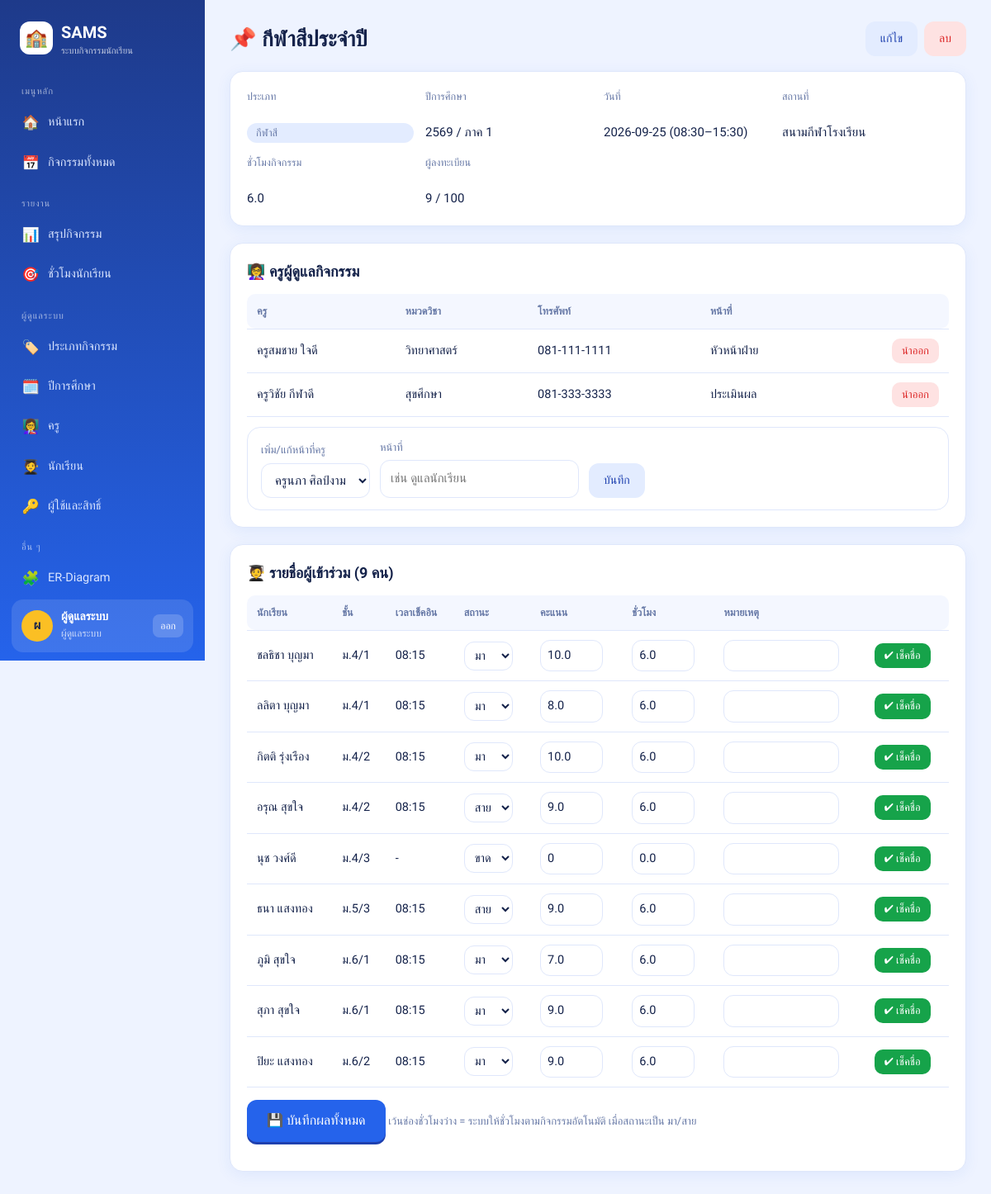
Page /activities/2 (signed in) on the committed database.
### tables this page shows
CREATE TABLE role (
    role_id   INTEGER PRIMARY KEY AUTOINCREMENT,
    role_name TEXT NOT NULL UNIQUE
);

CREATE TABLE activity (
    activity_id      INTEGER PRIMARY KEY AUTOINCREMENT,
    activity_name    TEXT NOT NULL,
    type_id          INTEGER NOT NULL REFERENCES activity_type(type_id),
    year_id          INTEGER NOT NULL REFERENCES academic_year(year_id),
    location         TEXT,
    activity_date    TEXT NOT NULL,
    start_time       TEXT,
    end_time         TEXT,
    max_participants INTEGER NOT NULL DEFAULT 50,
    hours            REAL NOT NULL DEFAULT 1
);

CREATE TABLE activity_type (
    type_id   INTEGER PRIMARY KEY AUTOINCREMENT,
    type_name TEXT NOT NULL UNIQUE
);

CREATE TABLE academic_year (
    year_id   INTEGER PRIMARY KEY AUTOINCREMENT,
    year_name TEXT NOT NULL,
    semester  INTEGER NOT NULL CHECK (semester IN (1,2,3))
);

CREATE TABLE activity_teacher (
    activity_id INTEGER NOT NULL REFERENCES activity(activity_id) ON DELETE CASCADE,
    teacher_id  INTEGER NOT NULL REFERENCES teacher(teacher_id),
    duty        TEXT,
    PRIMARY KEY (activity_id, teacher_id)
);

CREATE TABLE teacher (
    teacher_id   INTEGER PRIMARY KEY AUTOINCREMENT,
    teacher_name TEXT NOT NULL,
    department   TEXT,
    phone        TEXT
);

CREATE TABLE attendance (
    attendance_id INTEGER PRIMARY KEY AUTOINCREMENT,
    reg_id        INTEGER NOT NULL UNIQUE REFERENCES registration(reg_id) ON DELETE CASCADE,
    check_in_time TEXT,
    attend_status TEXT NOT NULL DEFAULT 'absent' CHECK (attend_status IN ('present','late','absent','excused')),
    score         REAL DEFAULT 0,
    hours_earned  REAL DEFAULT 0,
    comment       TEXT
);

CREATE TABLE student (
    student_id INTEGER PRIMARY KEY AUTOINCREMENT,
    first_name TEXT NOT NULL,
    last_name  TEXT NOT NULL,
    grade      TEXT,
    room       TEXT
);

### app.py (the view)
@app.route("/activities/<int:aid>")
@login_required()
def activity_detail(aid):
    a = q(ACT_SQL + " WHERE a.activity_id=?", (aid,), one=True)
    if not a:
        return redirect(url_for("activities"))
    teachers = q("""SELECT t.*, at.duty FROM activity_teacher at JOIN teacher t USING(teacher_id)
                    WHERE at.activity_id=?""", (aid,))
    people = q("""SELECT r.reg_id, r.reg_date, s.student_id, s.first_name, s.last_name, s.grade, s.room,
                  t.check_in_time, t.attend_status, t.score, t.hours_earned, t.comment
                  FROM registration r JOIN student s USING(student_id)
                  LEFT JOIN attendance t USING(reg_id)
                  WHERE r.activity_id=? AND r.reg_status='registered' ORDER BY s.grade, s.room, s.first_name""",
               (aid,))
    all_teachers = q("SELECT * FROM teacher ORDER BY teacher_name")
    my_reg = None
    if g.user["role_name"] == "student":
        my_reg = q("SELECT * FROM registration WHERE activity_id=? AND student_id=?",
                   (aid, g.user["student_id"]), one=True)
    return render_template("activity_detail.html", a=a, teachers=teachers, people=people,
                           all_teachers=all_teachers, manage=can_manage(aid), my_reg=my_reg)

### app.py (called while the page is built)
def db():
    if "db" not in g:
        g.db = sqlite3.connect(DB_PATH)
        g.db.row_factory = sqlite3.Row
        g.db.execute("PRAGMA foreign_keys = ON")
    return g.db

def q(sql, args=(), one=False):
    cur = db().execute(sql, args)
    rows = cur.fetchall()
    return (rows[0] if rows else None) if one else rows

@app.before_request
def load_user():
    g.user = None
    uid = session.get("uid")
    if uid:
        g.user = q("""SELECT u.*, r.role_name,
                      COALESCE(s.first_name||' '||s.last_name, t.teacher_name, 'ผู้ดูแลระบบ') AS display_name
                      FROM user_account u JOIN role r USING(role_id)
                      LEFT JOIN student s USING(student_id) LEFT JOIN teacher t USING(teacher_id)
                      WHERE u.user_id=?""", (uid,), one=True)

def login_required(*roles):
    def deco(fn):
        @wraps(fn)
        def wrapper(*a, **kw):
            if not g.user:
                return redirect(url_for("login", next=request.path))
            if roles and g.user["role_name"] not in roles:
                flash("คุณไม่มีสิทธิ์เข้าถึงหน้านี้", "err")
                return redirect(url_for("dashboard"))
            return fn(*a, **kw)
        return wrapper
    return deco

def can_manage(activity_id):
    if g.user["role_name"] == "admin":
        return True
    if g.user["role_name"] == "teacher":
        return bool(q("SELECT 1 FROM activity_teacher WHERE activity_id=? AND teacher_id=?",
                      (activity_id, g.user["teacher_id"]), one=True))
    return False

### templates/activity_detail.html (shortened to what this page needs)
{% extends 'base.html' %}
{% block body %}
<div class="row" style="justify-content:space-between">
  <h1>📌 {{ a.activity_name }}</h1>
  <div class="row">
    {% if manage %}<a class="btn sec" href="{{ url_for('activity_edit', aid=a.activity_id) }}">แก้ไข</a>
    <form class="inline" method="post" action="{{ url_for('activity_delete', aid=a.activity_id) }}" onsubmit="return confirm('ลบกิจกรรมนี้และข้อมูลการลงทะเบียนทั้งหมด?')"><button class="btn red">ลบ</button></form>{% endif %}
  </div>
</div>
<div class="card">
  <div class="info">
    <div><span class="mute">ประเภท</span><br><span class="tag">{{ a.type_name }}</span></div>
    <div><span class="mute">ปีการศึกษา</span><br>{{ a.year_name }} / ภาค {{ a.semester }}</div>
    <div><span class="mute">วันที่</span><br>{{ a.activity_date }} ({{ a.start_time }}–{{ a.end_time }})</div>
    <div><span class="mute">สถานที่</span><br>{{ a.location }}</div>
    <div><span class="mute">ชั่วโมงกิจกรรม</span><br>{{ a.hours }}</div>
    <div><span class="mute">ผู้ลงทะเบียน</span><br>{{ a.joined }} / {{ a.max_participants }}</div>
  </div>
</div>
<div class="card">
  <h2>👩‍🏫 ครูผู้ดูแลกิจกรรม</h2>
  <table><tr><th>ครู</th><th>หมวดวิชา</th><th>โทรศัพท์</th><th>หน้าที่</th><th></th></tr>
  {% for t in teachers %}<tr><td>{{ t.teacher_name }}</td><td>{{ t.department }}</td><td>{{ t.phone }}</td><td>{{ t.duty }}</td>
    <td class="right">{% if manage %}<form class="inline" method="post" action="{{ url_for('activity_teacher_remove', aid=a.activity_id, tid=t.teacher_id) }}"><button class="btn red sm">นำออก</button></form>{% endif %}</td></tr>
  {% else %}<tr><td colspan="5" class="mute">ยังไม่มีครูผู้ดูแล</td></tr>{% endfor %}</table>
  {% if manage %}
  <form class="bar" method="post" action="{{ url_for('activity_teacher_add', aid=a.activity_id) }}" style="margin:12px 0 0">
    <div><label>เพิ่ม/แก้หน้าที่ครู</label><select name="teacher_id">{% for t in all_teachers %}<option value="{{ t.teacher_id }}">{{ t.teacher_name }}</option>{% endfor %}</select></div>
    <div><label>หน้าที่</label><input name="duty" placeholder="เช่น ดูแลนักเรียน"></div>
    <button class="btn sec">บันทึก</button>
  </form>{% endif %}
</div>
<div class="card">
  <h2>🧑‍🎓 รายชื่อผู้เข้าร่วม ({{ people|length }} คน)</h2>
  {% if manage %}
  <form method="post" action="{{ url_for('attendance_save', aid=a.activity_id) }}">
  <div class="tw"><table>
    <tr><th>นักเรียน</th><th>ชั้น</th><th>เวลาเช็คอิน</th><th>สถานะ</th><th>คะแนน</th><th>ชั่วโมง</th><th>หมายเหตุ</th><th></th></tr>
    {% for p in people %}{% set k = p.reg_id %}
    <tr>
      <td>{{ p.first_name }} {{ p.last_name }}</td><td>{{ p.grade }}/{{ p.room }}</td><td>{{ p.check_in_time or '-' }}</td>
      <td><select name="status_{{ k }}">{% for v, l in ATTEND_LABEL.items() %}<option value="{{ v }}" {{ 'selected' if (p.attend_status or 'absent') == v }}>{{ l }}</option>{% endfor %}</select></td>
      <td><input type="number" step="0.5" min="0" name="score_{{ k }}" value="{{ p.score or 0 }}"></td>
      <td><input type="number" step="0.5" min="0" name="hours_{{ k }}" value="{{ p.hours_earned if p.hours_earned is not none else '' }}" placeholder="อัตโนมัติ"></td>
      <td><input type="text" name="comment_{{ k }}" value="{{ p.comment or '' }}"></td>
      <td><button class="btn sm ok" formaction="{{ url_for('quick_checkin', aid=a.activity_id, reg_id=k) }}">✔ เช็คชื่อ</button></td>
    </tr>
    {% else %}<tr><td colspan="8" class="mute">ยังไม่มีผู้ลงทะเบียน</td></tr>{% endfor %}
  </table></div>
  {% if people %}<p><button class="btn lg">💾 บันทึกผลทั้งหมด</button>
  <span class="mute" style="font-size:13px">เว้นช่องชั่วโมงว่าง = ระบบให้ชั่วโมงตามกิจกรรมอัตโนมัติ เมื่อสถานะเป็น มา/สาย</span></p>{% endif %}
  </form>
  {% endif %}
</div>
{% endblock %}

### templates/base.html (shortened to what this page needs)
<!doctype html>
<html lang="th">
<head>
<link rel="stylesheet" href="{{ url_for('static', filename='style.css') }}">
</head>
<body>
{% macro item(ep, icon, text, kind=None) %}
  {% set href = url_for(ep, kind=kind) if kind else url_for(ep) %}
  <a class="nav {{ 'on' if request.path == href }}" href="{{ href }}"><span>{{ icon }}</span>{{ text }}</a>
{% endmacro %}
{% if g.user %}
<div class="shell">
<aside class="side" id="side">
  <div class="logo"><i>🏫</i><div>SAMS<small>ระบบกิจกรรมนักเรียน</small></div></div>
  <div class="grp">เมนูหลัก</div>
  {{ item('dashboard', '🏠', 'หน้าแรก') }}
  {{ item('activities', '📅', 'กิจกรรมทั้งหมด') }}
  {% if g.user.role_name in ('admin','teacher') %}
    <div class="grp">รายงาน</div>
    {{ item('report_activities', '📊', 'สรุปกิจกรรม') }}
    {{ item('report_students', '🎯', 'ชั่วโมงนักเรียน') }}
  {% endif %}
  {% if g.user.role_name == 'admin' %}
    <div class="grp">ผู้ดูแลระบบ</div>
    {{ item('master', '🏷️', 'ประเภทกิจกรรม', 'types') }}
    {{ item('master', '🗓️', 'ปีการศึกษา', 'years') }}
    {{ item('master', '👩‍🏫', 'ครู', 'teachers') }}
    {{ item('master', '🧑‍🎓', 'นักเรียน', 'students') }}
    {{ item('users', '🔑', 'ผู้ใช้และสิทธิ์') }}
  {% endif %}
  <div class="grp">อื่น ๆ</div>
  {{ item('er', '🧩', 'ER-Diagram') }}
  <div class="me">
    <div class="av">{{ (g.user.display_name or g.user.username)[0]|upper }}</div>
    <div><b>{{ g.user.display_name or g.user.username }}</b><small>{{ {'admin':'ผู้ดูแลระบบ','teacher':'ครูผู้ดูแล','student':'นักเรียน'}[g.user.role_name] }}</small></div>
    <a href="{{ url_for('logout') }}">ออก</a>
  </div>
</aside>
<div class="main"><div class="wrap">
  {% block body %}{% endblock %}
</div></div>
</div>
{% else %}
  {% for cat, msg in get_flashed_messages(with_categories=true) %}<div class="flash {{ cat }}" style="margin:16px">{{ msg }}</div>{% endfor %}
  {% block public %}{% endblock %}
{% endif %}
</body>
</html>

### static/style.css (style rules this page uses)
:root { --bg:#eef3ff; --card:#fff; --ink:#14224a; --mute:#6678a6; --line:#dfe7fb; --pri:#2563eb; --pri-d:#1e40af; --pri-l:#e3ecff; --sky:#38bdf8; --accent:#fbbf24; --ok:#16a34a; --ok-l:#dcfce7; --err:#dc2626; --err-l:#fee2e2; --warn-l:#fef3c7; --warn:#b45309; --r:16px; --shadow:0 4px 18px rgba(37,99,235,.08); }
* { box-sizing:border-box }
html { scroll-behavior:smooth }
body { margin:0;font-family:'Prompt','Sarabun',system-ui,sans-serif;background:var(--bg);color:var(--ink);font-size:15px;line-height:1.55 }
a { color:var(--pri);text-decoration:none }
.shell { display:flex;min-height:100vh }
.side { width:248px;flex:none;background:linear-gradient(180deg,#1e3a8a 0%,#2563eb 100%);color:#fff;padding:20px 14px;position:sticky;top:0;height:100vh;overflow-y:auto;display:flex;flex-direction:column }
.logo { display:flex;align-items:center;gap:10px;font-weight:700;font-size:20px;padding:4px 10px 18px;color:#fff }
.logo i { font-style:normal;background:#fff;border-radius:12px;width:40px;height:40px;display:grid;place-items:center;font-size:22px }
.logo small { display:block;font-weight:400;font-size:11px;opacity:.75;line-height:1.2 }
.side .grp { font-size:11px;letter-spacing:.08em;text-transform:uppercase;opacity:.6;margin:16px 12px 6px }
.side a.nav { display:flex;align-items:center;gap:10px;color:#dbe6ff;padding:10px 12px;border-radius:12px;margin-bottom:2px;font-size:14.5px }
.side a.nav span { width:22px;text-align:center;font-size:17px }
.me { margin-top:auto;background:rgba(255,255,255,.12);border-radius:14px;padding:12px;display:flex;gap:10px;align-items:center }
.me .av { width:38px;height:38px;border-radius:50%;background:var(--accent);color:#14224a;display:grid;place-items:center;font-weight:700;flex:none }
.me b { display:block;font-size:14px;line-height:1.2 }
.me small { opacity:.75;font-size:12px }
.me a { margin-left:auto;color:#fff;font-size:12px;background:rgba(255,255,255,.18);padding:5px 9px;border-radius:8px }
.main { flex:1;min-width:0;padding:26px 30px 50px }
.wrap { max-width:1100px;margin:0 auto }
h2 { font-size:18px;margin:0 0 14px;display:flex;align-items:center;gap:8px }
.card { background:var(--card);border:1px solid var(--line);border-radius:var(--r);padding:20px;margin-bottom:20px;box-shadow:var(--shadow) }
.tw { overflow-x:auto }
table { width:100%;border-collapse:collapse;font-size:14.5px }
th,td { padding:11px 12px;text-align:left;border-bottom:1px solid var(--line);vertical-align:middle }
th { background:#f4f7ff;color:var(--mute);font-weight:600;font-size:12.5px;white-space:nowrap }
th:first-child { border-radius:10px 0 0 10px }
th:last-child { border-radius:0 10px 10px 0 }
input,select,textarea { font:inherit;padding:10px 12px;border:1.5px solid var(--line);border-radius:12px;background:#fff;max-width:100%;color:var(--ink) }
td input[type=number] { width:76px;padding:7px 8px }
td input[type=text] { width:140px;padding:7px 8px }
td select { padding:7px 8px }
label { display:block;font-size:13px;font-weight:500;color:var(--mute);margin-bottom:5px }
.btn { display:inline-flex;align-items:center;gap:6px;background:var(--pri);color:#fff;border:0;border-radius:12px;padding:10px 18px;cursor:pointer;font:inherit;font-weight:500;font-size:14px;box-shadow:0 3px 0 var(--pri-d);transition:.1s }
.btn.sec { background:var(--pri-l);color:var(--pri-d);box-shadow:none }
.btn.red { background:var(--err-l);color:var(--err);box-shadow:none }
.btn.ok { background:var(--ok);box-shadow:0 3px 0 #0f7a36 }
.btn.sm { padding:5px 12px;font-size:13px;border-radius:10px;box-shadow:none }
.btn.lg { padding:13px 24px;font-size:16px }
.bar { display:flex;gap:12px;flex-wrap:wrap;align-items:end;margin-bottom:18px;background:var(--card);padding:14px 16px;border-radius:var(--r);border:1px solid var(--line) }
.tag { display:inline-block;padding:2px 11px;border-radius:99px;font-size:12px;font-weight:500;background:var(--pri-l);color:var(--pri-d);white-space:nowrap }
.mute { color:var(--mute) }
.right { text-align:right }
.row { display:flex;gap:8px;align-items:center;flex-wrap:wrap }
form.inline { display:inline }
.info { display:grid;grid-template-columns:repeat(auto-fit,minmax(190px,1fr));gap:14px }
.info div span { display:block;font-size:12.5px;color:var(--mute) }
.info div { font-weight:500 }
.wrap>.row>h1 { font-size:26px;margin:0 }
.wrap>.row { margin-bottom:18px }

### rows in the picture
role: role_name "ผู้ดูแลระบบ"
activity: activity_name "กีฬาสีประจำปี", activity_date "2026-09-25", start_time "08:30", end_time "15:30", location "สนามกีฬาโรงเรียน", hours "6.0", max_participants "100"
activity_type: type_name "กีฬาสี"
academic_year: year_name "2569", semester "1"
activity_teacher: teacher_name "ครูสมชาย ใจดี", department "วิทยาศาสตร์", phone "081-111-1111", duty "หัวหน้าฝ่าย"
activity_teacher: teacher_name "ครูวิชัย กีฬาดี", department "สุขศึกษา", phone "081-333-3333", duty "ประเมินผล"
attendance: first_name "ชลธิชา", last_name "บุญมา", grade "ม.4", room "1", check_in_time "08:15", score "10.0", hours_earned "6.0"
attendance: first_name "ลลิตา", last_name "บุญมา", grade "ม.4", room "1", check_in_time "08:15", score "8.0", hours_earned "6.0"
attendance: first_name "กิตติ", last_name "รุ่งเรือง", grade "ม.4", room "2", check_in_time "08:15", score "10.0", hours_earned "6.0"
attendance: first_name "อรุณ", last_name "สุขใจ", grade "ม.4", room "2", check_in_time "08:15", score "9.0", hours_earned "6.0"
attendance: first_name "นุช", last_name "วงศ์ดี", grade "ม.4", room "3", check_in_time "-", score "0", hours_earned "0.0"
attendance: first_name "ธนา", last_name "แสงทอง", grade "ม.5", room "3", check_in_time "08:15", score "9.0", hours_earned "6.0"
attendance: first_name "ภูมิ", last_name "สุขใจ", grade "ม.6", room "1", check_in_time "08:15", score "7.0", hours_earned "6.0"
attendance: first_name "สุภา", last_name "สุขใจ", grade "ม.6", room "1", check_in_time "08:15", score "9.0", hours_earned "6.0"
attendance: first_name "ปิยะ", last_name "แสงทอง", grade "ม.6", room "2", check_in_time "08:15", score "9.0", hours_earned "6.0"

### other values in the picture
{{ icon }} "🏠 📅 📊 🎯 🏷️ 🗓️ 👩‍🏫 🧑‍🎓 🔑 🧩"
{{ text }} "หน้าแรก กิจกรรมทั้งหมด สรุปกิจกรรม ชั่วโมงนักเรียน ประเภทกิจกรรม ปีการศึกษา ครู นักเรียน ผู้ใช้และสิทธิ์ ER-Diagram"
{{ (g.user.display_name or g.user.username)[0]|upper }} "ผ"
{{ g.user.display_name or g.user.username }} "ผู้ดูแลระบบ"
{{ a.joined }} "9"
{{ people|length }} "9"
form field teacher_id "ครูนภา ศิลป์งาม"
form field value "มา"
form field value "สาย"
form field value "ขาด"
